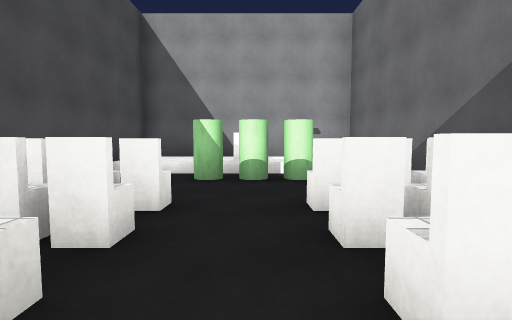
[1] (above)

16 first-person views from a walk through a Unity game level. The camera is 1.3 m above the floor, tilts 4° down and sees 85° across. The floor is counted in squares, 2 m on a side. Each view is taken from the middle of a square. On the plan, view 1 faces up. The plan holds only what a view shows up to about 9 squares ahead; the rest is blank. The place goes on beyond the plan. The player character is not drawn. Some animated figures are left out. Door leaves are left out, so doorways stand open. Surface patterns are stand-ins for the level's own textures.

[2]
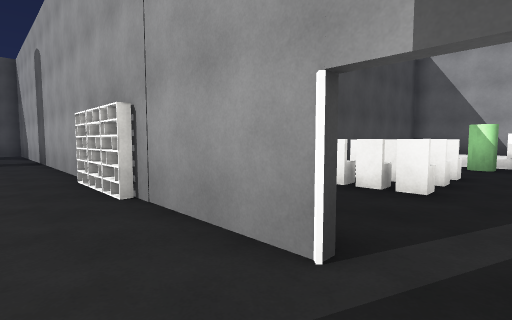

[3]
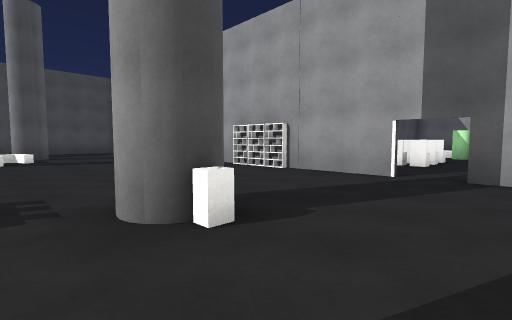

[4]
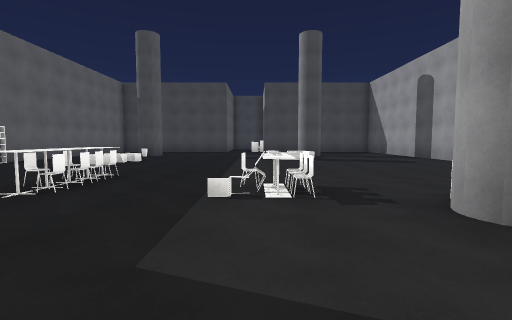

[5]
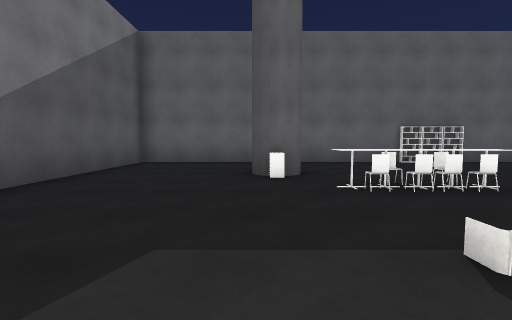

[6]
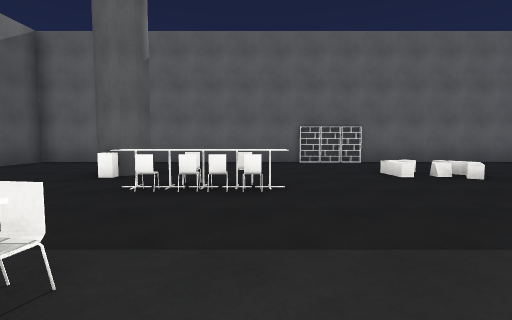

[7]
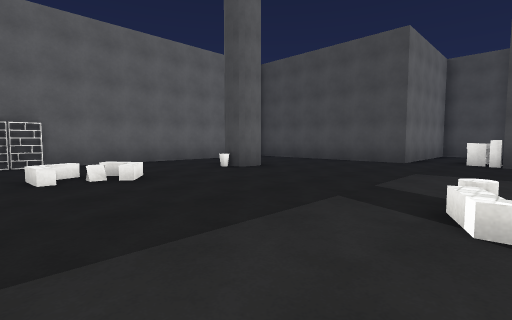

[8]
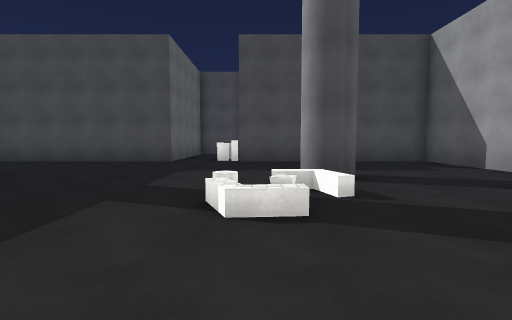

[9]
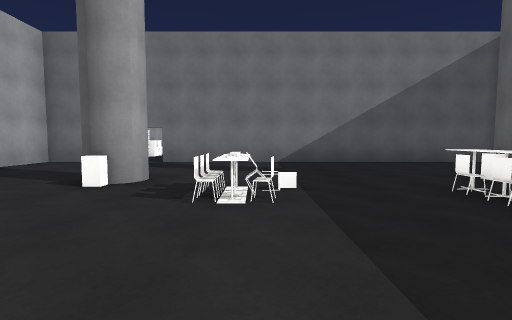

[10]
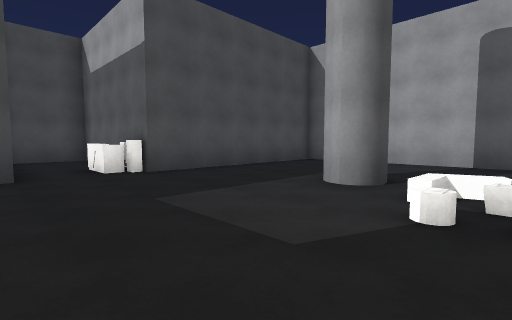

[11]
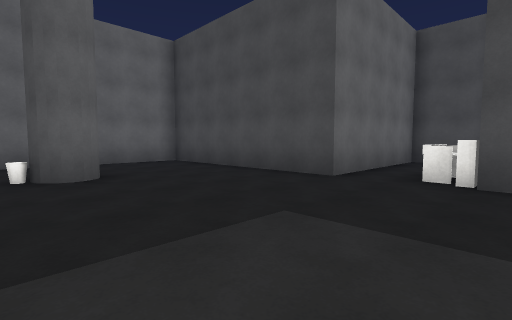

[12]
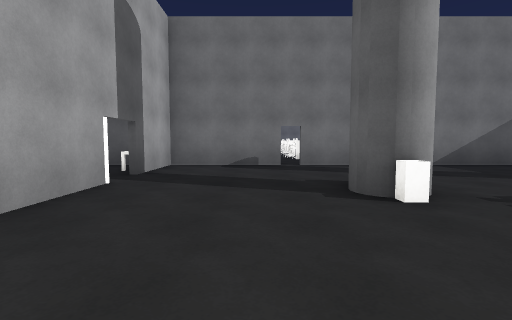

[13]
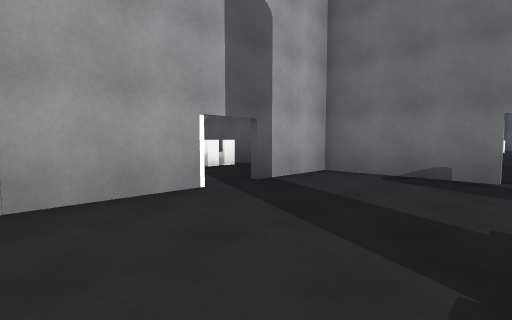

[14]
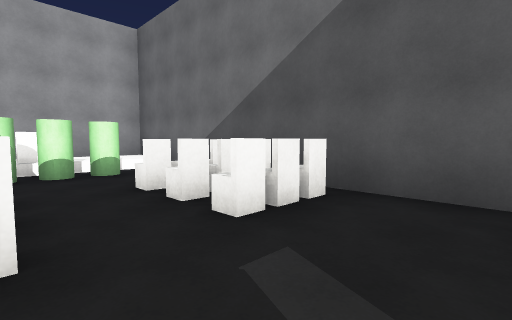

[15]
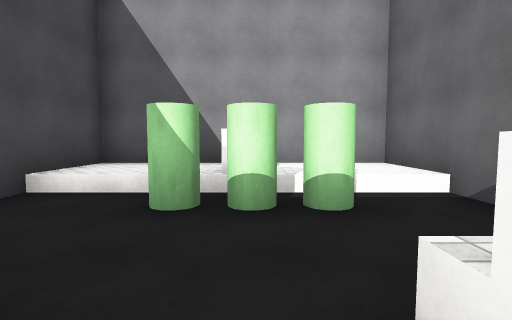

[16]
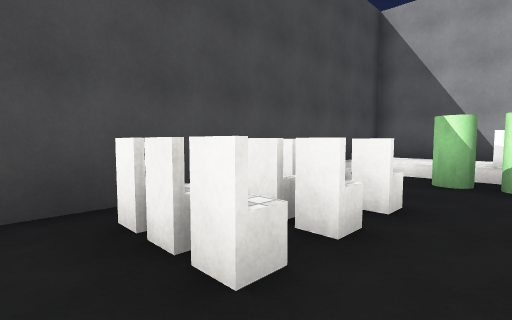

### Floor plan
Key: @ floor where view 1 was taken; # wall or solid block; x gap in a wall; . main floor; : floor 0.5 m higher than the main floor; / step, stairs or slope; D open door; ^ raised ledge; O other object.
Columns run from 20 left of view 1 to 3 right of it. Each row starts with its distance up from view 1.
  8                  #######
  7                  #:::::#
  6                  #:::::#
  5                  #.OOO.#
  4                  #.....#
  3                  #^^.^##
  2                  #^^.^##
  1                  #^^.^##
  0                  #..@..#
 -1      ##########  # .DOO#
 -2      #.........OOO##DD.#
 -3      #.................#
 -4      #.................#
 -5      #.................x
 -6      #...#........##...#
 -7 ######...........OO....#
 -8 #...OO...........OO....#
 -9 #......................#
-10 ######...........O.....#
-11      #.........OOOO....#
-12      #......//..OO.#...#
-13      #...#..//.....#...#
-14      #.................#
-15      #.......OO........#
-16      ###################

Positions as (right, up) in squares from view 1, and headings:
1: (0, 0), facing up
2: (0, -3), facing up-left
3: (1, -7), facing up-left
4: (1, -8), facing left
5: (-1, -7), facing down
6: (-4, -7), facing down
7: (-6, -7), facing down-left
8: (-6, -7), facing left
9: (-6, -8), facing right
10: (-9, -10), facing up-left
11: (-10, -7), facing down-left
12: (-5, -4), facing right
13: (-3, -5), facing up-right
14: (-1, -1), facing up-right
15: (0, 2), facing up
16: (0, 0), facing up-left
